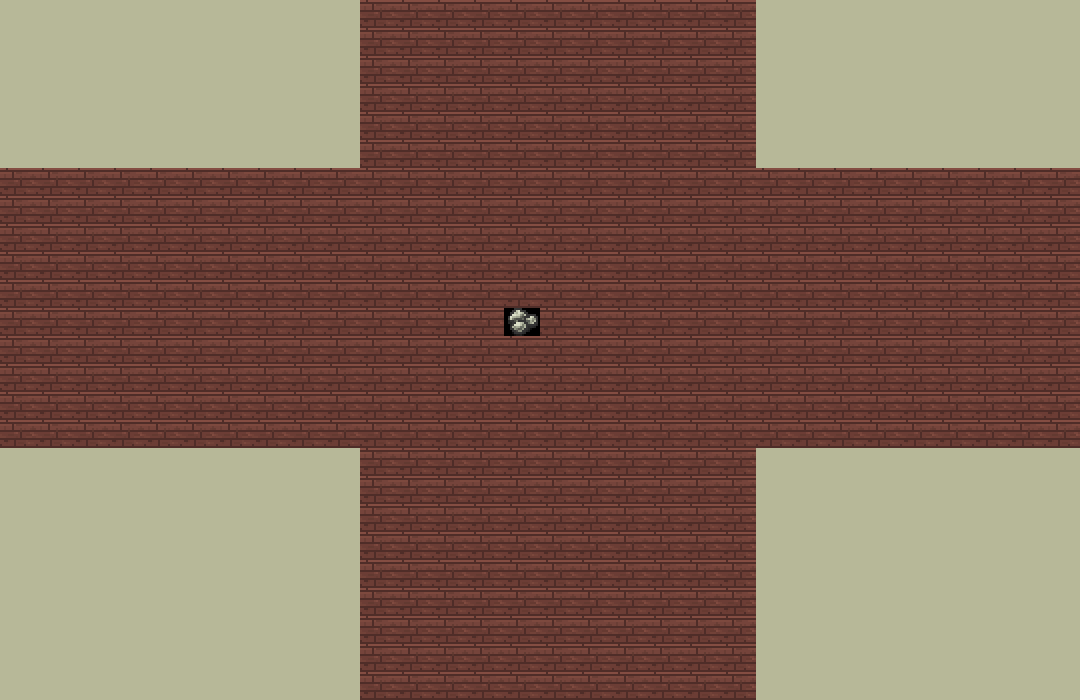

A level layout from a 2D game, rendered from its tile map. Below: a short description, then the map file with its tile-grid data intact:
An orthogonal 30x25 tile map with 36x28 px tiles, 1 tile layer (Kachelebene 1).

<map version="1.0" orientation="orthogonal" renderorder="right-down" width="30" height="25" tilewidth="36" tileheight="28" nextobjectid="1">
 <tileset firstgid="1" name="sprite_sheet_props" tilewidth="36" tileheight="28">
  <image source="../img/sprite_sheet_props.png" width="1800" height="1400" />
 </tileset>
 <layer name="Kachelebene 1" width="30" height="25">
  <data encoding="csv">
1914,1914,1914,1914,1914,1914,1914,1914,1914,1914,1658,1658,1658,1658,1658,1658,1658,1658,1658,1658,1658,1914,1914,1914,1914,1914,1914,1914,1914,1914,
1914,1914,1914,1914,1914,1914,1914,1914,1914,1914,1658,1658,1658,1658,1658,1658,1658,1658,1658,1658,1658,1914,1914,1914,1914,1914,1914,1914,1914,1914,
1914,1914,1914,1914,1914,1914,1914,1914,1914,1914,1658,1658,1658,1658,1658,1658,1658,1658,1658,1658,1658,1914,1914,1914,1914,1914,1914,1914,1914,1914,
1914,1914,1914,1914,1914,1914,1914,1914,1914,1914,1658,1658,1658,1658,1658,1658,1658,1658,1658,1658,1658,1914,1914,1914,1914,1914,1914,1914,1914,1914,
1914,1914,1914,1914,1914,1914,1914,1914,1914,1914,1658,1658,1658,1658,1658,1658,1658,1658,1658,1658,1658,1914,1914,1914,1914,1914,1914,1914,1914,1914,
1914,1914,1914,1914,1914,1914,1914,1914,1914,1914,1658,1658,1658,1658,1658,1658,1658,1658,1658,1658,1658,1914,1914,1914,1914,1914,1914,1914,1914,1914,
1658,1658,1658,1658,1658,1658,1658,1658,1658,1658,1658,1658,1658,1658,1658,1658,1658,1658,1658,1658,1658,1658,1658,1658,1658,1658,1658,1658,1658,1658,
1658,1658,1658,1658,1658,1658,1658,1658,1658,1658,1658,1658,1658,1658,1658,1658,1658,1658,1658,1658,1658,1658,1658,1658,1658,1658,1658,1658,1658,1658,
1658,1658,1658,1658,1658,1658,1658,1658,1658,1658,1658,1658,1658,1658,1658,1658,1658,1658,1658,1658,1658,1658,1658,1658,1658,1658,1658,1658,1658,1658,
1658,1658,1658,1658,1658,1658,1658,1658,1658,1658,1658,1658,1658,1658,1658,1658,1658,1658,1658,1658,1658,1658,1658,1658,1658,1658,1658,1658,1658,1658,
1658,1658,1658,1658,1658,1658,1658,1658,1658,1658,1658,1658,1658,1658,1658,1658,1658,1658,1658,1658,1658,1658,1658,1658,1658,1658,1658,1658,1658,1658,
1658,1658,1658,1658,1658,1658,1658,1658,1658,1658,1658,1658,1658,1658,1753,1658,1658,1658,1658,1658,1658,1658,1658,1658,1658,1658,1658,1658,1658,1658,
1658,1658,1658,1658,1658,1658,1658,1658,1658,1658,1658,1658,1658,1658,1658,1658,1658,1658,1658,1658,1658,1658,1658,1658,1658,1658,1658,1658,1658,1658,
1658,1658,1658,1658,1658,1658,1658,1658,1658,1658,1658,1658,1658,1658,1658,1658,1658,1658,1658,1658,1658,1658,1658,1658,1658,1658,1658,1658,1658,1658,
1658,1658,1658,1658,1658,1658,1658,1658,1658,1658,1658,1658,1658,1658,1658,1658,1658,1658,1658,1658,1658,1658,1658,1658,1658,1658,1658,1658,1658,1658,
1658,1658,1658,1658,1658,1658,1658,1658,1658,1658,1658,1658,1658,1658,1658,1658,1658,1658,1658,1658,1658,1658,1658,1658,1658,1658,1658,1658,1658,1658,
1914,1914,1914,1914,1914,1914,1914,1914,1914,1914,1658,1658,1658,1658,1658,1658,1658,1658,1658,1658,1658,1914,1914,1914,1914,1914,1914,1914,1914,1914,
1914,1914,1914,1914,1914,1914,1914,1914,1914,1914,1658,1658,1658,1658,1658,1658,1658,1658,1658,1658,1658,1914,1914,1914,1914,1914,1914,1914,1914,1914,
1914,1914,1914,1914,1914,1914,1914,1914,1914,1914,1658,1658,1658,1658,1658,1658,1658,1658,1658,1658,1658,1914,1914,1914,1914,1914,1914,1914,1914,1914,
1914,1914,1914,1914,1914,1914,1914,1914,1914,1914,1658,1658,1658,1658,1658,1658,1658,1658,1658,1658,1658,1914,1914,1914,1914,1914,1914,1914,1914,1914,
1914,1914,1914,1914,1914,1914,1914,1914,1914,1914,1658,1658,1658,1658,1658,1658,1658,1658,1658,1658,1658,1914,1914,1914,1914,1914,1914,1914,1914,1914,
1914,1914,1914,1914,1914,1914,1914,1914,1914,1914,1658,1658,1658,1658,1658,1658,1658,1658,1658,1658,1658,1914,1914,1914,1914,1914,1914,1914,1914,1914,
1914,1914,1914,1914,1914,1914,1914,1914,1914,1914,1658,1658,1658,1658,1658,1658,1658,1658,1658,1658,1658,1914,1914,1914,1914,1914,1914,1914,1914,1914,
1914,1914,1914,1914,1914,1914,1914,1914,1914,1914,1658,1658,1658,1658,1658,1658,1658,1658,1658,1658,1658,1914,1914,1914,1914,1914,1914,1914,1914,1914,
1914,1914,1914,1914,1914,1914,1914,1914,1914,1914,1658,1658,1658,1658,1658,1658,1658,1658,1658,1658,1658,1914,1914,1914,1914,1914,1914,1914,1914,1914
</data>
 </layer>
</map>
